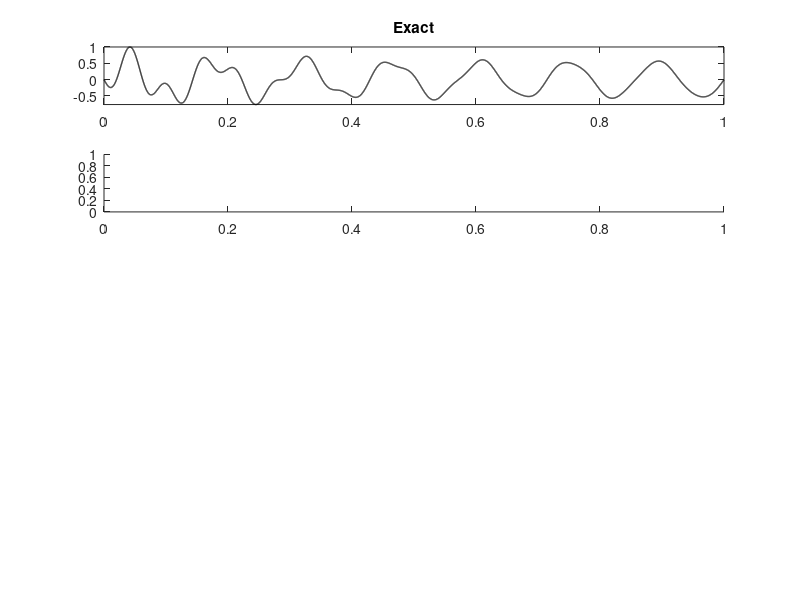

Write MATLAB code to recreate this figure. (Note: this script raises an error after producing the figure.)
function output
Fo = 1;
m = 1;
z = 0.03;
wn =1;
Fo = 1;
w = 0.4*wn;
x0 = 0;
x_dot0 = 0;
f0 = [x0;x_dot0];
t0 = 0;
tf = 110;
tspan = [t0 tf];

wd = wn*sqrt(1 - z^2);
den = (wn^2 -w^2)^2 + (2*w*wn*z)^2;
C1 = (wn^2 - w^2)/den*Fo/m;
C2 = -2*w*wn*z/den*Fo/m;
A = x0*wn/wd+ x_dot0/wd + (w^2 + (2*z^2 - 1)*wn^2)/den*wd*Fo/m;
B = x0 + 2*w*wn*z/den*Fo/m;

t = linspace(t0, tf, 5000);
x = (A*sin(wd*t) + B*cos(wd*t)).*exp(-wn*z*t) + C1*sin(w*t) + C2*cos(w*t);


subplot(5,1,1)
plot(t/max(t), x/max(x), 'k', 'LineWidth',1)
grid off
axis tight
title('Exact')

subplot(5,1,2)
plot(t1/max(t1), f1(:,1)/max(f1(:,1)), '-r', 'LineWidth',1)
hold on
plot(t11/max(t11), f11(:,1)/max(f11(:,1)), '-k')
grid off
axis tight
title('RK1')
legend('h = 0.01', 'h = 0.1')

subplot(5,1,3)
plot(t2/max(t2), f2(:,1)/max(f2(:,1)), '-r', 'LineWidth',1)
hold on
plot(t21/max(t21), f21(:,1)/max(f21(:,1)), '-k')
grid off
axis tight
title('RK2')
legend('h = 0.1', 'h = 0.5')

subplot(5,1,4)
plot(t3/max(t3), f3(:,1)/max(f3(:,1)), '-r', 'LineWidth',1)
hold on
plot(t31/max(t31), f31(:,1)/max(f31(:,1)), '-k')
grid off
axis tight
title('RK3')
legend('h = 0.5', 'h = 1.0')

subplot(5,1,5)
plot(t4/max(t4), f4(:,1)/max(f4(:,1)), '-r', 'LineWidth',1)
hold on
grid off
plot(t41/max(t41), f41(:,1)/max(f41(:,1)), '-k')
axis tight
title('RK4')
legend('h = 1.0', 'h = 2.0')

end





